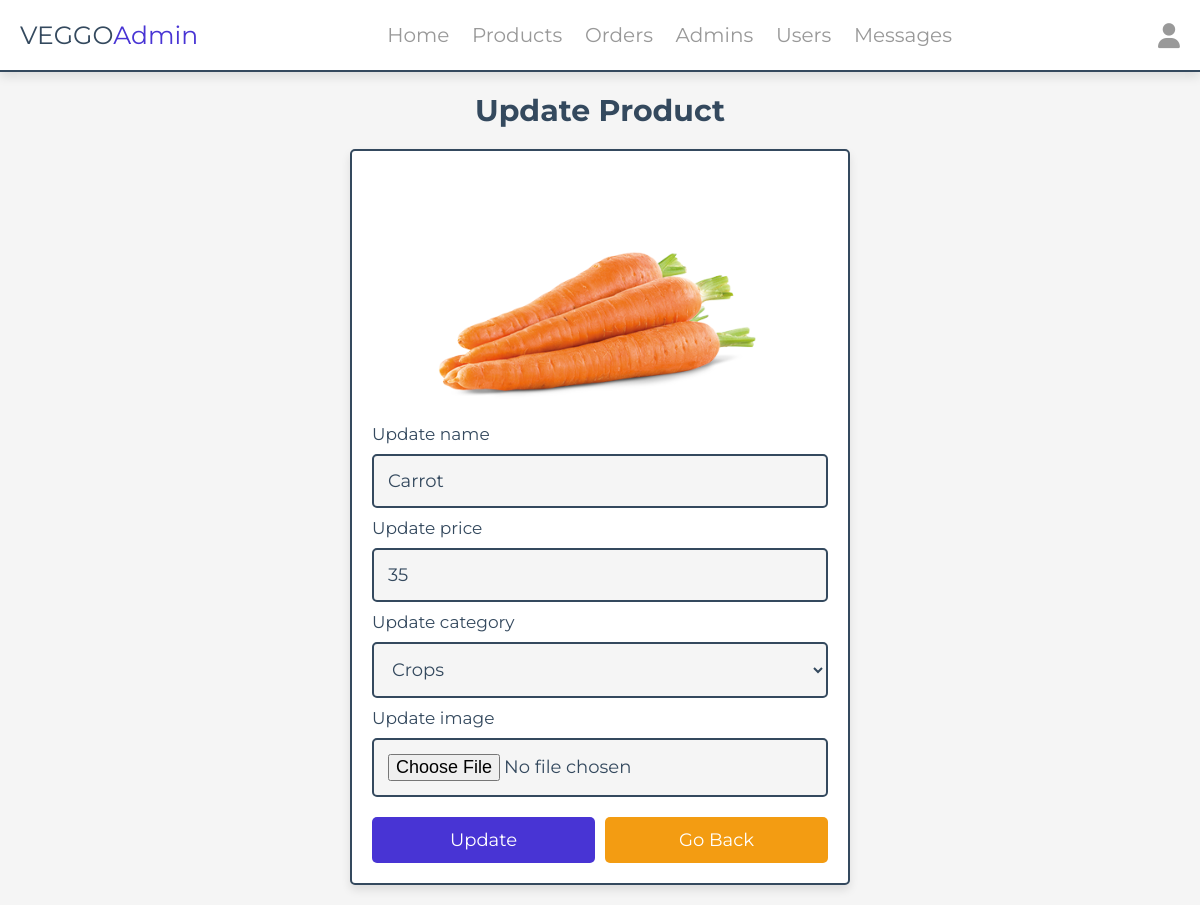
Screenshot of /admin/update_product.php?update=2 (signed in) with the database file from the repository.
### tables this page shows
CREATE TABLE `products` (
  `id` int(100) NOT NULL,
  `name` varchar(100) NOT NULL,
  `category` varchar(100) NOT NULL,
  `price` int(10) NOT NULL,
  `image` varchar(100) NOT NULL
);

### admin/update_product.php (the view, shortened to what this page needs)
<?php
include '../components/connect.php';
?>
<!DOCTYPE html>
<html lang="en">
<head>
   <link rel="stylesheet" href="https://cdnjs.cloudflare.com/ajax/libs/font-awesome/6.1.1/css/all.min.css">
   <link rel="stylesheet" href="../css/admin_style.css">
</head>
<body>
<?php include '../components/admin_header.php' ?>
<section class="update-product">
   <h1 class="heading">Update Product</h1>
   <?php
      $update_id = $_GET['update'];
      $show_products = $conn->prepare("SELECT * FROM `products` WHERE id = ?");
      $show_products->execute([$update_id]);
      if($show_products->rowCount() > 0){
         while($fetch_products = $show_products->fetch(PDO::FETCH_ASSOC)){
   ?>
   <form action="" method="POST" enctype="multipart/form-data">
      <img src="../uploaded_img/<?= $fetch_products['image']; ?>" alt="">
      <span>Update name</span>
      <input type="text" required placeholder="enter product name" name="name" maxlength="100" class="box" value="<?= $fetch_products['name']; ?>">
      <span>Update price</span>
      <input type="number" min="0" max="9999999999" required placeholder="enter product price" name="price" onkeypress="if(this.value.length == 10) return false;" class="box" value="<?= $fetch_products['price']; ?>">
      <span>Update category</span>
      <select name="category" class="box" required>
         <option selected value="<?= $fetch_products['category']; ?>"><?= $fetch_products['category']; ?></option>
      </select>
      <span>Update image</span>
      <input type="file" name="image" class="box" accept="image/jpg, image/jpeg, image/png, image/webp">
      <div class="flex-btn">
         <input type="submit" value="update" class="btn" name="update">
         <a href="products.php" class="option-btn">go back</a>
      </div>
   </form>
   <?php
         }
      }else{
         echo '<p class="empty">no products added yet!</p>';
      }
   ?>
</section>
</body>
</html>

### css/admin_style.css (style rules this page uses)
:root { --main-color:#4834d4; --red:#e74c3c; --orange:#f39c12; --black:#34495e; --white:#fff; --light-bg:#f5f5f5; --light-color:#999; --border:.2rem solid var(--black); --box-shadow:0 .5rem 1rem rgba(0,0,0,.1); }
* { font-family: 'Montserrat', sans-serif; margin:0; padding:0; box-sizing: border-box; text-decoration: none; outline: none; border:none; }
html { font-size: 62.5%; overflow-x: hidden; }
body { background-color: var(--light-bg); }
section { max-width: 1200px; margin:0 auto; padding:2rem; }
.btn, .delete-btn, .option-btn { display: block; margin-top: 1rem; border-radius: .5rem; cursor: pointer; width: 100%; font-size: 1.8rem; color:var(--white); padding:1.2rem 3rem; text-transform: capitalize; text-align: center; }
.btn { background-color: var(--main-color); }
.option-btn { background-color: var(--orange); }
.flex-btn { display: flex; gap:1rem; }
.heading { text-align: center; margin-bottom: 2rem; text-transform: capitalize; color:var(--black); font-size: 3rem; }
.update-product form { margin:0 auto; max-width: 50rem; background-color: var(--white); border-radius: .5rem; box-shadow: var(--box-shadow); border:var(--border); padding:2rem; }
.update-product form img { height: 25rem; width: 100%; object-fit: contain; }
.update-product form .box { background-color: var(--light-bg); border:var(--border); width: 100%; padding:1.4rem; font-size: 1.8rem; color:var(--black); border-radius: .5rem; margin: 1rem 0; }
.update-product form span { font-size: 1.7rem; color:var(--black); }

### rows the page displays
products: image (picture), name "Carrot", price "35", category "Crops"
